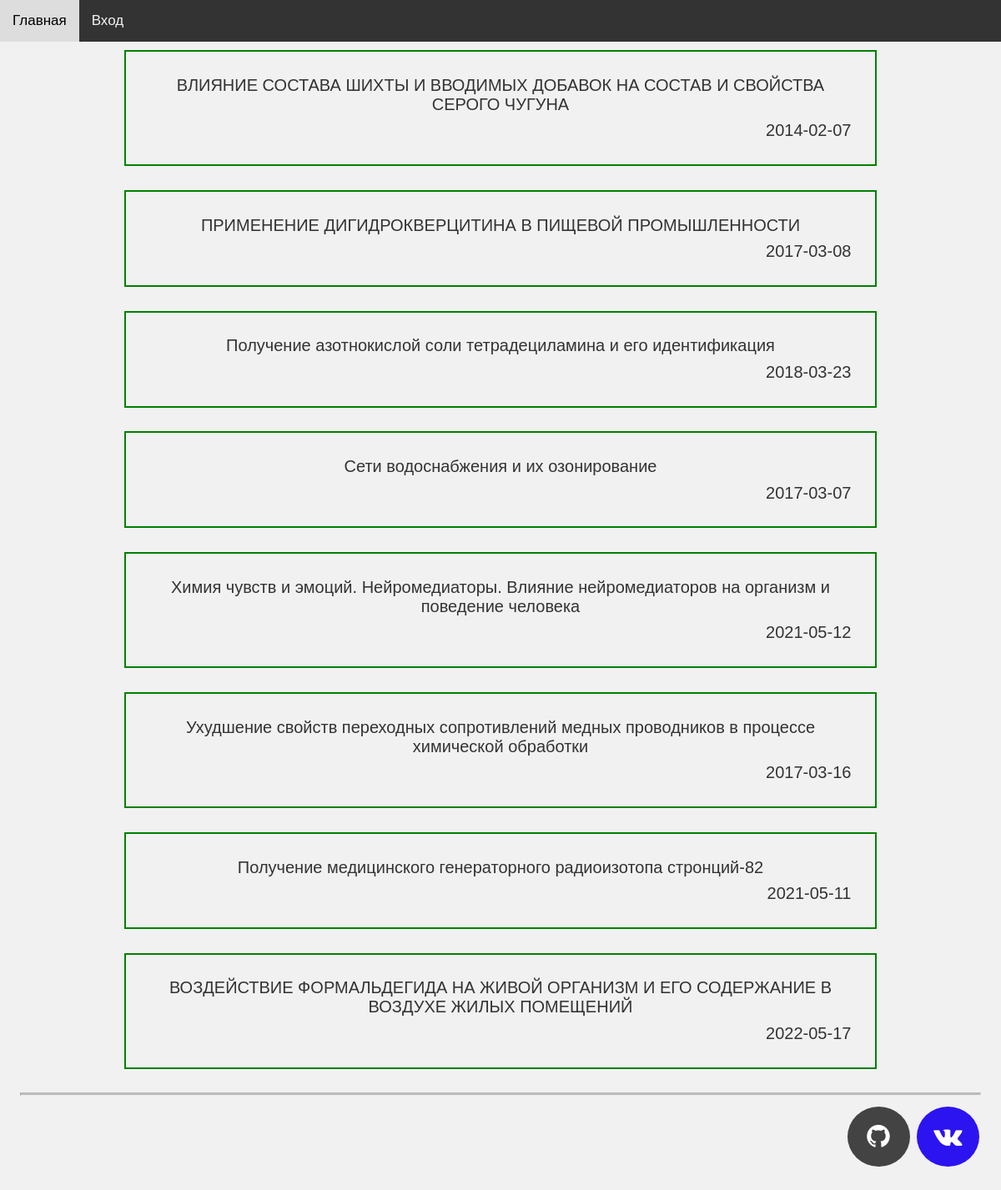
The app's page /category.php?category=Химия with its own data.
### tables this page shows
CREATE TABLE `articles` (
  `id` bigint UNSIGNED NOT NULL,
  `name` varchar(100) NOT NULL,
  `author` varchar(100) NOT NULL,
  `date` date NOT NULL,
  `category` varchar(25) NOT NULL,
  `text` text NOT NULL,
  `snake_name` varchar(150) NOT NULL,
  `owner` varchar(100) NOT NULL
);

### category.php (called while the page is built, shortened)
<?php
$title = $_GET['category'];
require_once("templates/connection.php");
    $st = "SELECT `snake_name`, `name`, `date` FROM `articles` where (`category` = '" . $title . "')";
$sql = mysqli_query($link, $st);
if (mysqli_num_rows($sql) == 0) {
    $content = "<div class='empty'>Здесь пока ничего нет :(</div>";
}
else{
    require_once "functions/output_articles_func.php";
    $content = output_articles($sql);
}

### functions/output_articles_func.php (the view, shortened to what this page needs)
<?php
function output_articles ($sql, $content="") {
    $content = $content . '
    <link rel="stylesheet" href="/styles/article_list_style.css">
    <div>';
    while($row = mysqli_fetch_array($sql)) {
        $content = $content . "<a class='articles' href='article.php?snake_name={$row['0']}'>
                                <div id='title'>{$row['1']}</div>
                                <div id='author'>{$row['2']}</div></a>";
    }
    $content = $content . '</div>';
    return $content;
}
?>

### styles/layout_style.css (style rules this page uses)
body { margin: 0; background-color: #f1f1f1; font-family: Arial, Helvetica, sans-serif; }
#navbar { background-color: #333; position: fixed; top: 0; width: 100%; display: block; transition: top 0.3s; }
#navbar a { float: left; display: block; color: #f2f2f2; text-align: center; padding: 15px; text-decoration: none; font-size: 17px; }
.main-content { margin: 5% 10% 0 10%; }
.solid { border-top: 3px solid #bbb; }
.main-footer { font-family: Helvetica, Arial, sans-serif; text-align: right; margin: 2%; }
.fa { padding: 20px; font-size: 2em; width: 35px; text-align: center; text-decoration: none; margin: 5px 2px; border-radius: 50%; }
.fa-github { background: #434343; color: white; }
.fa-vk { background: #2c14f1; color: white; }

### styles/article_list_style.css (style rules this page uses)
.articles { display: flex; flex-direction: column; color: #333333; font-size: 20px; margin: 3%; padding: 3%; border: green 2px solid; text-decoration: none !important; }
#title { text-decoration: solid; text-align: center; margin-bottom: 1%; }
#author { text-align: right; }

### records on screen
articles: name "ВЛИЯНИЕ СОСТАВА ШИХТЫ И ВВОДИМЫХ ДОБАВОК НА СОСТАВ И СВОЙСТВА СЕРОГО ЧУГУНА", date "2014-02-07"
articles: name "ПРИМЕНЕНИЕ ДИГИДРОКВЕРЦИТИНА В ПИЩЕВОЙ ПРОМЫШЛЕННОСТИ", date "2017-03-08"
articles: name "Получение азотнокислой соли тетрадециламина и его идентификация", date "2018-03-23"
articles: name "Сети водоснабжения и их озонирование", date "2017-03-07"
articles: name "Химия чувств и эмоций. Нейромедиаторы. Влияние нейромедиаторов на организм и поведение человека", date "2021-05-12"
articles: name "Ухудшение свойств переходных сопротивлений медных проводников в процессе химической обработки", date "2017-03-16"
articles: name "Получение медицинского генераторного радиоизотопа стронций-82", date "2021-05-11"
articles: name "ВОЗДЕЙСТВИЕ ФОРМАЛЬДЕГИДА НА ЖИВОЙ ОРГАНИЗМ И ЕГО СОДЕРЖАНИЕ В ВОЗДУХЕ ЖИЛЫХ ПОМЕЩЕНИЙ", date "2022-05-17"
